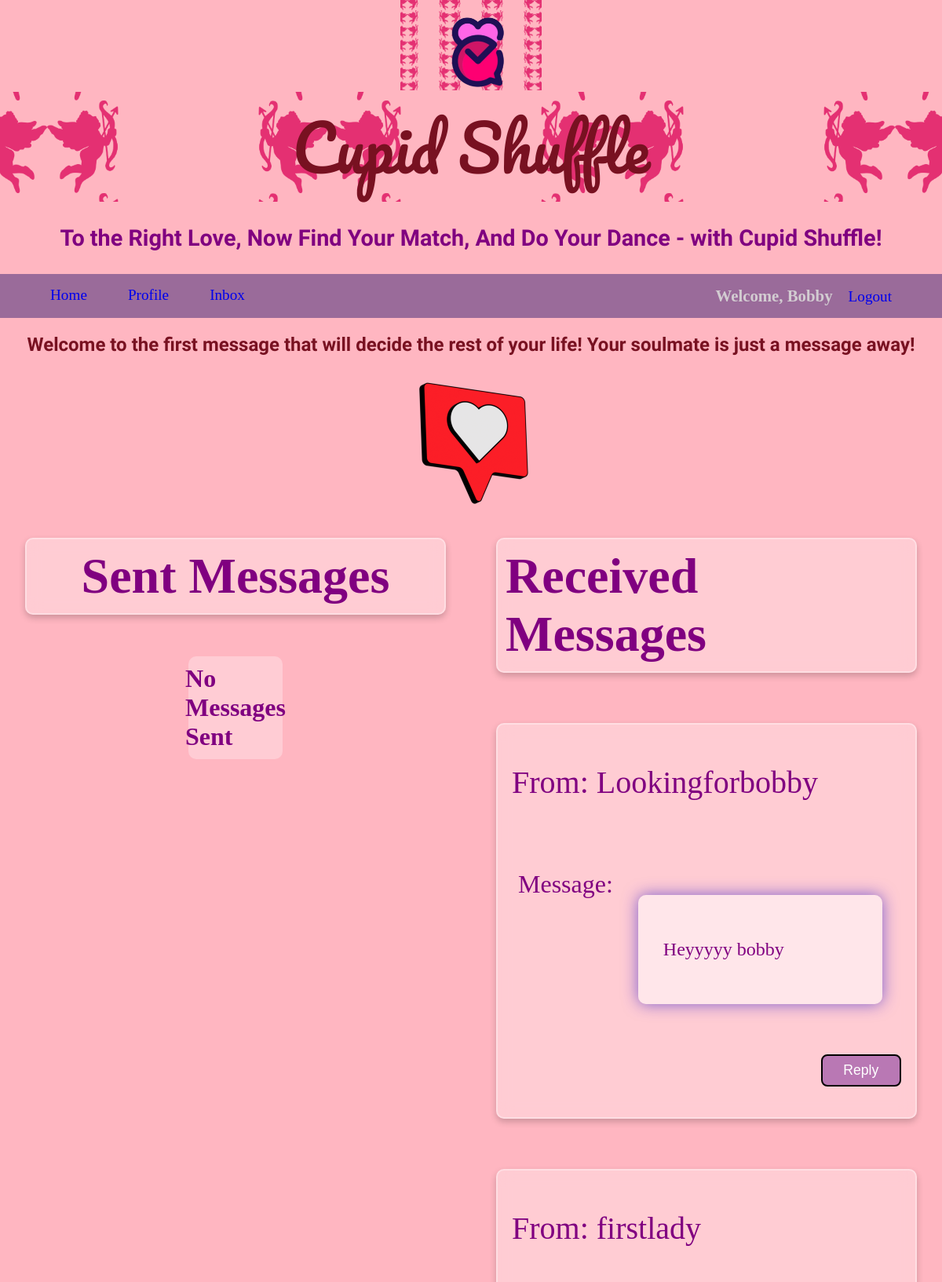
Before: /inbox/ (signed in, upper part) with the older database file.
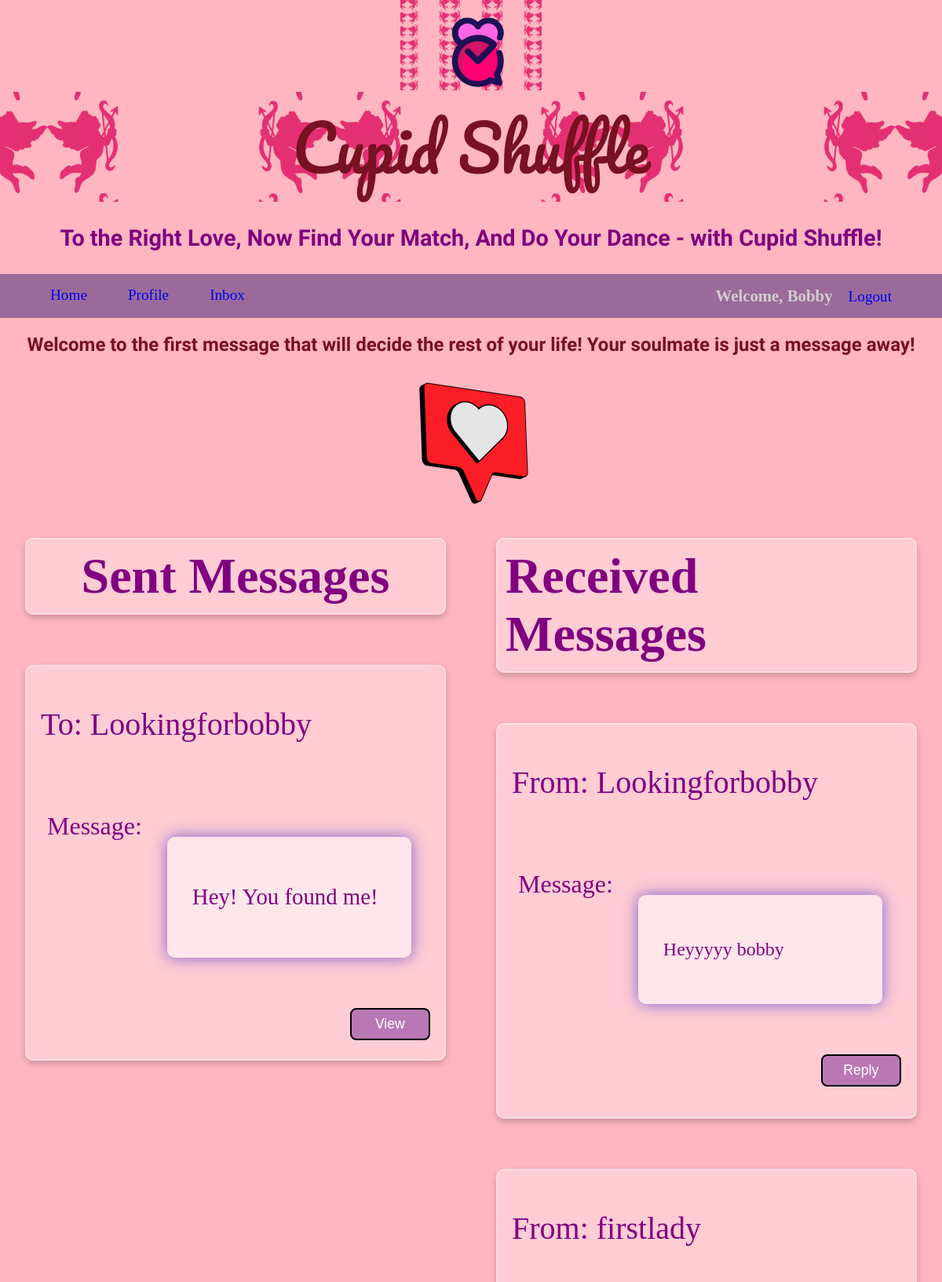
After: the same page with the newer database file.
### app/models.py (models this page shows)
class Message(models.Model):
    sender = models.ForeignKey(
        Profile, on_delete=models.CASCADE, null=True, related_name="sent_messages"
    )
    recipient = models.ForeignKey(
        Profile, on_delete=models.CASCADE, related_name="received_messages", null=True
    )
    content = models.TextField(null=True)
    status = models.BooleanField(default=False, null=True)
    received_date = models.DateTimeField(auto_now_add=True, null=True)
    parent_message = models.ForeignKey(
        "self", on_delete=models.CASCADE, null=True, blank=True, related_name="replies"
    )

class Profile(models.Model):
    user = models.OneToOneField(User, null=True, on_delete=models.CASCADE)
    first_name = models.CharField(null=True, max_length=255)
    last_name = models.CharField(null=True, max_length=255)

### app/views.py (the view)
# urls.py: path('inbox/', inbox, name='inbox'),
@login_required(login_url="login")
def inbox(request):
    user = request.user.profile
    received_messages = Message.objects.filter(recipient=user)
    sent_messages = Message.objects.filter(sender=user)
    return render(
        request,
        "inbox.html",
        {"received_messages": received_messages, "sent_messages": sent_messages},
    )

### app/templates/inbox.html (shortened to what this page needs)
{% extends "base.html" %}
{% load static %}
{% block content %}
<h2 class="lyric_text">Welcome to the first message that will decide the rest of your life!
    Your soulmate is just a message away!
</h2>
<img src="{% static 'heartchatbox.png' %}" alt="chatbox" class="inbox_img">
<div id="inbox_container">
    <div class="leftsideinbox">
    <h3 class="sentMSGs">Sent Messages</h3>
    {% if sent_messages %}
        {% for message in sent_messages %}
            <div class="sent">
                <div class="inboxMSGs">
                    <div id="inbox_header_container">
                        <p id="to_name">To: {{ message.recipient.user.username }}</p>
                    </div>
                    <div id="inbox_message_body_container">
                        <div id="inbox_message_header">Message:</div>
                        <div id="inbox_message_container">
                            <p id="to_text">{{ message.content }}</p>
                        </div>
                    </div>
                    <div id="inbox_button_container">
                        <button class="inboxBTN"><a href="{% url 'message_detail' message.id %}">View</a></button>
                    </div>
                </div>
            </div>
        {% endfor %}
    {% else %}
        <h1 class="emptyInbox">No Messages Sent</h1>
    {% endif %}
    </div>
    <div class="rightsideinbox">
        <h3 class="receivedMSGs">Received Messages</h3>
    {% if received_messages %}
        {% for message in received_messages %}
        <div class="received">
            <div class="inboxMSGs">
                <div id="received_header_container">
                    <p id="from_name">From: {{ message.sender.user.username }}</p>
                </div>
                <div id="received_message_body_container">
                   <div id="received_message_header_text">
                    Message:
                    </div>
                    <div id="inbox_message_container">
                        <p id="from_text">{{ message.content }}</p>
                    </div>
                </div>
                <div id="inbox_button_container">
                    <button class="inboxBTN"><a href="{% url 'message_detail' message.id %}">Reply</a></button>
                </div>
            </div>
        </div>
        {% endfor %}
    </div>
    </div>
{% endif %}
{% endblock content %}

Changed rows visible on the page:
added Message: recipient.user.username "Lookingforbobby", content "Hey! You found me!", shown under "Sent Messages"
Other visible differences:
text no longer shown: "No Messages Sent"
